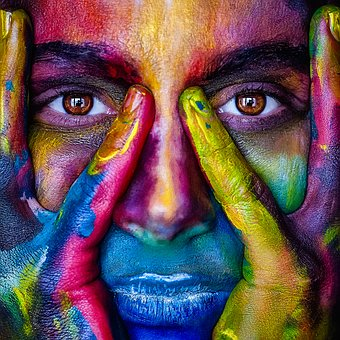
#> input picture girl.jpg, 340 x 340 px
$ python img3.py
#> lines starting #> are read from the running program, lines starting #| are printed output that depends on the picture
from PIL import Image,ImageFilter

file = "girl.jpg"

image = Image.open(file)
#> image is the input picture: PIL image 340x340 RGB; mean R, G, B 102.5, 79.3, 83.8
image.filter(ImageFilter.BLUR).show()
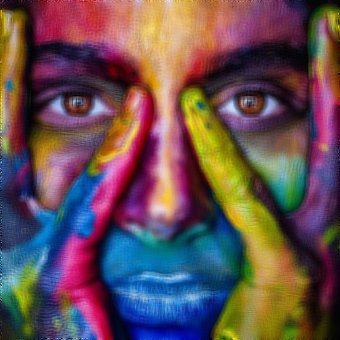
#> shown: PIL image 340x340 RGB; mean R, G, B 102.4, 79.3, 83.8
image.filter(ImageFilter.CONTOUR).show()
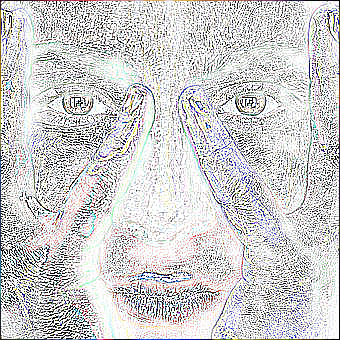
#> shown: PIL image 340x340 RGB; mean R, G, B 205.7, 204.8, 205.8
image=Image.open(file).show()

$ run again, with dis.jpg copied over girl.jpg
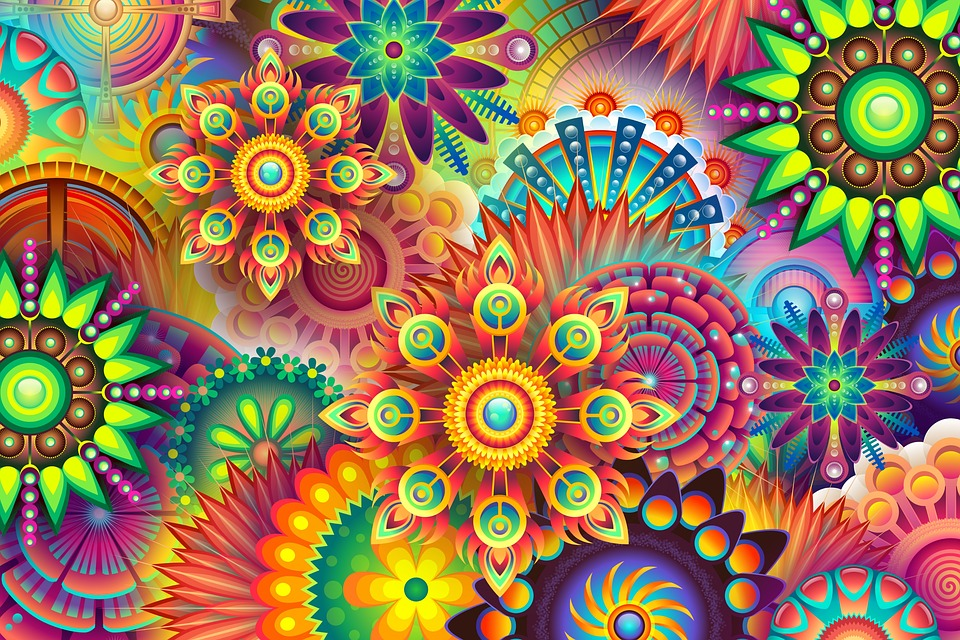
#> input picture dis.jpg, 960 x 640 px
#> image is the input picture: PIL image 960x640 RGB; mean R, G, B 150.8, 119.1, 86.1
#> `image.filter(ImageFilter.BLUR).show()`:
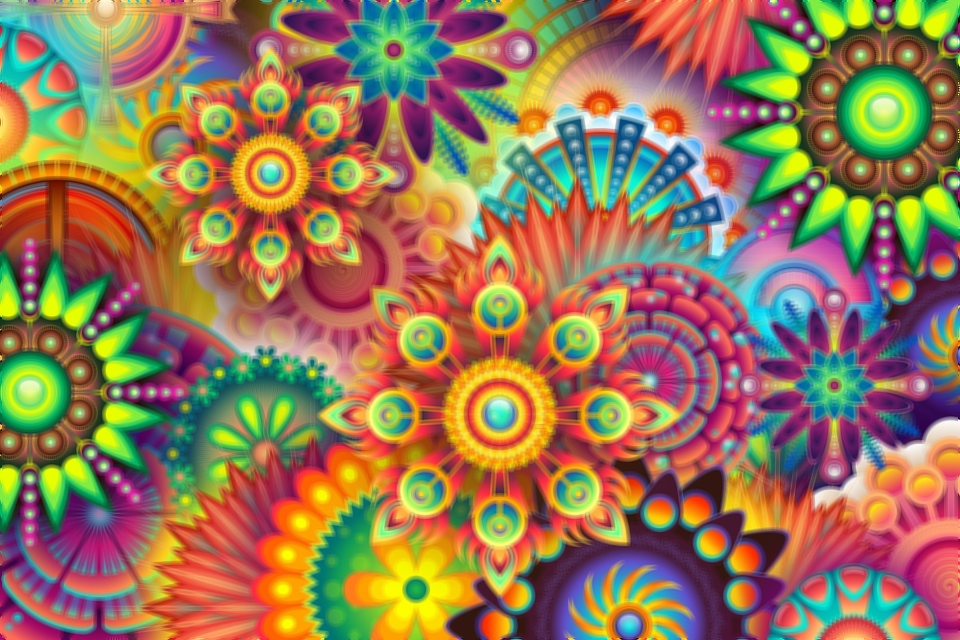
#> shown: PIL image 960x640 RGB; mean R, G, B 150.8, 119.2, 86.2
#> `image.filter(ImageFilter.CONTOUR).show()`:
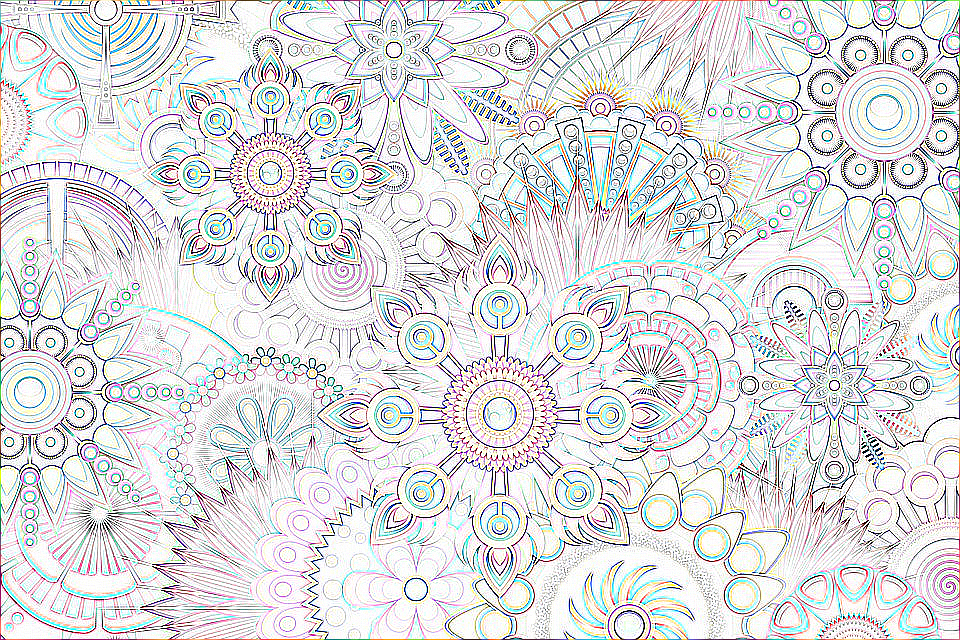
#> shown: PIL image 960x640 RGB; mean R, G, B 218, 218.8, 219.2
